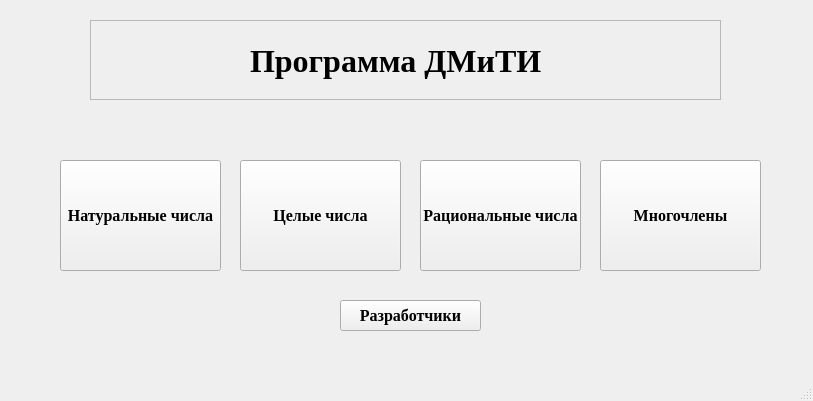
<?xml version="1.0" encoding="UTF-8"?>
<ui version="4.0">
 <class>MainWindow</class>
 <widget class="QMainWindow" name="MainWindow">
  <property name="geometry">
   <rect>
    <x>0</x>
    <y>0</y>
    <width>813</width>
    <height>401</height>
   </rect>
  </property>
  <property name="windowTitle">
   <string>MainWindow</string>
  </property>
  <widget class="QWidget" name="centralwidget">
   <widget class="QFrame" name="frame">
    <property name="geometry">
     <rect>
      <x>90</x>
      <y>20</y>
      <width>631</width>
      <height>80</height>
     </rect>
    </property>
    <property name="frameShape">
     <enum>QFrame::StyledPanel</enum>
    </property>
    <property name="frameShadow">
     <enum>QFrame::Raised</enum>
    </property>
    <widget class="QLabel" name="label">
     <property name="geometry">
      <rect>
       <x>160</x>
       <y>20</y>
       <width>301</width>
       <height>41</height>
      </rect>
     </property>
     <property name="font">
      <font>
       <family>Times New Roman</family>
       <pointsize>24</pointsize>
       <weight>75</weight>
       <bold>true</bold>
      </font>
     </property>
     <property name="text">
      <string>Программа ДМиТИ</string>
     </property>
    </widget>
   </widget>
   <widget class="QPushButton" name="naturalNum">
    <property name="geometry">
     <rect>
      <x>60</x>
      <y>160</y>
      <width>161</width>
      <height>111</height>
     </rect>
    </property>
    <property name="font">
     <font>
      <family>Times New Roman</family>
      <pointsize>12</pointsize>
      <weight>75</weight>
      <bold>true</bold>
     </font>
    </property>
    <property name="text">
     <string>Натуральные числа</string>
    </property>
   </widget>
   <widget class="QPushButton" name="intNum">
    <property name="geometry">
     <rect>
      <x>240</x>
      <y>160</y>
      <width>161</width>
      <height>111</height>
     </rect>
    </property>
    <property name="font">
     <font>
      <family>Times New Roman</family>
      <pointsize>12</pointsize>
      <weight>75</weight>
      <bold>true</bold>
     </font>
    </property>
    <property name="text">
     <string>Целые числа</string>
    </property>
   </widget>
   <widget class="QPushButton" name="ratioNum">
    <property name="geometry">
     <rect>
      <x>420</x>
      <y>160</y>
      <width>161</width>
      <height>111</height>
     </rect>
    </property>
    <property name="font">
     <font>
      <family>Times New Roman</family>
      <pointsize>12</pointsize>
      <weight>75</weight>
      <bold>true</bold>
     </font>
    </property>
    <property name="text">
     <string>Рациональные числа</string>
    </property>
   </widget>
   <widget class="QPushButton" name="polinoms">
    <property name="geometry">
     <rect>
      <x>600</x>
      <y>160</y>
      <width>161</width>
      <height>111</height>
     </rect>
    </property>
    <property name="font">
     <font>
      <family>Times New Roman</family>
      <pointsize>12</pointsize>
      <weight>75</weight>
      <bold>true</bold>
     </font>
    </property>
    <property name="text">
     <string>Многочлены</string>
    </property>
   </widget>
   <widget class="QPushButton" name="creaters">
    <property name="geometry">
     <rect>
      <x>340</x>
      <y>300</y>
      <width>141</width>
      <height>31</height>
     </rect>
    </property>
    <property name="font">
     <font>
      <family>Times New Roman</family>
      <pointsize>12</pointsize>
      <weight>75</weight>
      <bold>true</bold>
     </font>
    </property>
    <property name="text">
     <string>Разработчики</string>
    </property>
   </widget>
  </widget>
  <widget class="QMenuBar" name="menubar">
   <property name="geometry">
    <rect>
     <x>0</x>
     <y>0</y>
     <width>813</width>
     <height>20</height>
    </rect>
   </property>
  </widget>
  <widget class="QStatusBar" name="statusbar"/>
 </widget>
 <resources/>
 <connections/>
</ui>
